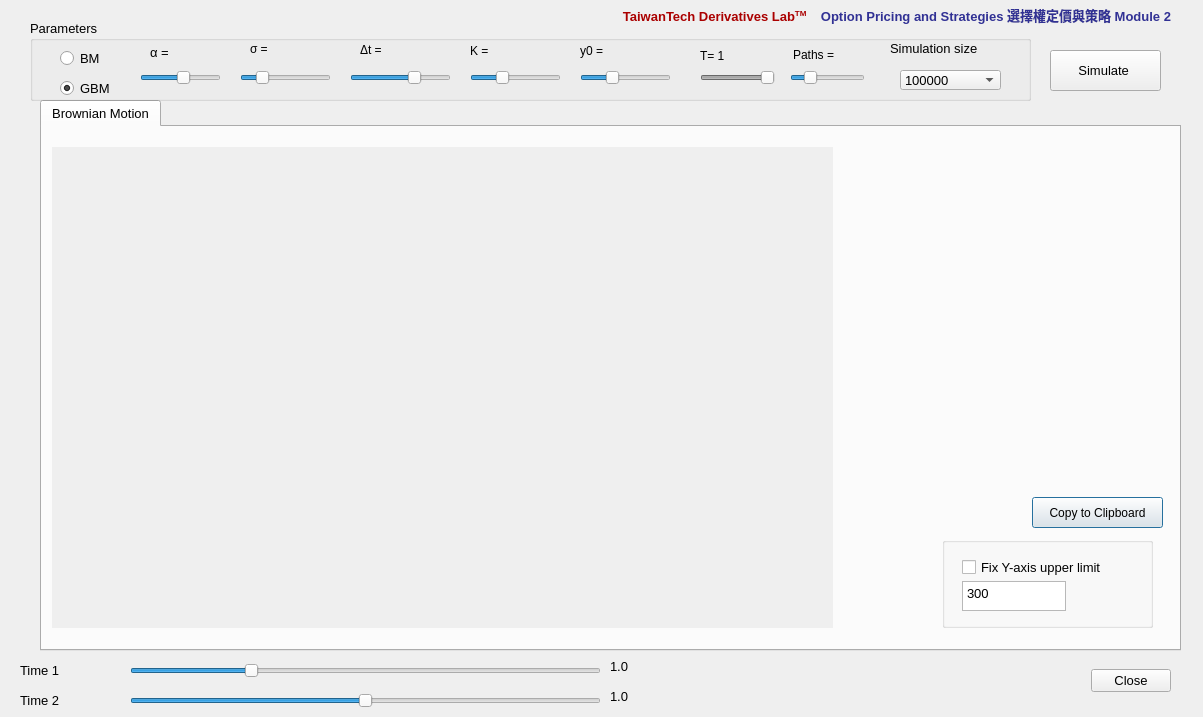
<?xml version="1.0" encoding="UTF-8"?>
<ui version="4.0">
 <class>Derivatives</class>
 <widget class="QDialog" name="Derivatives">
  <property name="geometry">
   <rect>
    <x>0</x>
    <y>0</y>
    <width>1203</width>
    <height>717</height>
   </rect>
  </property>
  <property name="sizePolicy">
   <sizepolicy hsizetype="Preferred" vsizetype="Expanding">
    <horstretch>0</horstretch>
    <verstretch>10</verstretch>
   </sizepolicy>
  </property>
  <property name="windowTitle">
   <string>Derivatives Lab</string>
  </property>
  <widget class="QTabWidget" name="tabWidget">
   <property name="geometry">
    <rect>
     <x>40</x>
     <y>100</y>
     <width>1141</width>
     <height>551</height>
    </rect>
   </property>
   <property name="font">
    <font>
     <family>Tahoma</family>
     <pointsize>10</pointsize>
    </font>
   </property>
   <property name="toolTip">
    <string>&lt;html&gt;&lt;head/&gt;&lt;body&gt;&lt;p&gt;&lt;br/&gt;&lt;/p&gt;&lt;/body&gt;&lt;/html&gt;</string>
   </property>
   <property name="autoFillBackground">
    <bool>false</bool>
   </property>
   <property name="currentIndex">
    <number>0</number>
   </property>
   <widget class="QWidget" name="tab_3">
    <attribute name="title">
     <string>Brownian Motion</string>
    </attribute>
    <widget class="MPL_WIDGET" name="oMplCanvas" native="true">
     <property name="enabled">
      <bool>true</bool>
     </property>
     <property name="geometry">
      <rect>
       <x>10</x>
       <y>20</y>
       <width>781</width>
       <height>481</height>
      </rect>
     </property>
     <property name="mouseTracking">
      <bool>true</bool>
     </property>
     <property name="tabletTracking">
      <bool>true</bool>
     </property>
     <property name="autoFillBackground">
      <bool>true</bool>
     </property>
    </widget>
    <widget class="QTableWidget" name="tableWidget">
     <property name="geometry">
      <rect>
       <x>880</x>
       <y>360</y>
       <width>0</width>
       <height>321</height>
      </rect>
     </property>
     <property name="autoFillBackground">
      <bool>false</bool>
     </property>
     <property name="showGrid">
      <bool>false</bool>
     </property>
     <property name="cornerButtonEnabled">
      <bool>false</bool>
     </property>
    </widget>
    <widget class="MPL_WIDGET" name="oMplCanvas2" native="true">
     <property name="enabled">
      <bool>true</bool>
     </property>
     <property name="geometry">
      <rect>
       <x>830</x>
       <y>-10</y>
       <width>261</width>
       <height>391</height>
      </rect>
     </property>
     <property name="mouseTracking">
      <bool>true</bool>
     </property>
     <property name="tabletTracking">
      <bool>true</bool>
     </property>
     <property name="autoFillBackground">
      <bool>false</bool>
     </property>
    </widget>
    <widget class="QLCDNumber" name="lcdNum_prob">
     <property name="geometry">
      <rect>
       <x>1070</x>
       <y>750</y>
       <width>40</width>
       <height>23</height>
      </rect>
     </property>
     <property name="autoFillBackground">
      <bool>true</bool>
     </property>
    </widget>
    <widget class="QPushButton" name="btn_Copy2Clipboard">
     <property name="geometry">
      <rect>
       <x>990</x>
       <y>370</y>
       <width>131</width>
       <height>31</height>
      </rect>
     </property>
     <property name="font">
      <font>
       <pointsize>9</pointsize>
      </font>
     </property>
     <property name="text">
      <string>Copy to Clipboard</string>
     </property>
    </widget>
    <widget class="QGroupBox" name="groupBox">
     <property name="geometry">
      <rect>
       <x>900</x>
       <y>410</y>
       <width>211</width>
       <height>91</height>
      </rect>
     </property>
     <property name="title">
      <string/>
     </property>
     <widget class="QTextEdit" name="txt_yLim">
      <property name="geometry">
       <rect>
        <x>20</x>
        <y>44</y>
        <width>104</width>
        <height>30</height>
       </rect>
      </property>
      <property name="html">
       <string>&lt;!DOCTYPE HTML PUBLIC &quot;-//W3C//DTD HTML 4.0//EN&quot; &quot;http://www.w3.org/TR/REC-html40/strict.dtd&quot;&gt;
&lt;html&gt;&lt;head&gt;&lt;meta name=&quot;qrichtext&quot; content=&quot;1&quot; /&gt;&lt;style type=&quot;text/css&quot;&gt;
p, li { white-space: pre-wrap; }
&lt;/style&gt;&lt;/head&gt;&lt;body style=&quot; font-family:'Tahoma'; font-size:10pt; font-weight:400; font-style:normal;&quot;&gt;
&lt;p style=&quot; margin-top:0px; margin-bottom:0px; margin-left:0px; margin-right:0px; -qt-block-indent:0; text-indent:0px;&quot;&gt;300&lt;/p&gt;&lt;/body&gt;&lt;/html&gt;</string>
      </property>
     </widget>
     <widget class="QCheckBox" name="checkBox_yLim">
      <property name="geometry">
       <rect>
        <x>20</x>
        <y>10</y>
        <width>181</width>
        <height>41</height>
       </rect>
      </property>
      <property name="text">
       <string>Fix Y-axis upper limit</string>
      </property>
     </widget>
    </widget>
   </widget>
  </widget>
  <widget class="QLabel" name="label">
   <property name="geometry">
    <rect>
     <x>20</x>
     <y>-10</y>
     <width>1151</width>
     <height>51</height>
    </rect>
   </property>
   <property name="font">
    <font>
     <family>Microsoft JhengHei UI</family>
     <weight>75</weight>
     <bold>true</bold>
    </font>
   </property>
   <property name="text">
    <string>&lt;html&gt;&lt;head/&gt;&lt;body&gt;&lt;p align=&quot;right&quot;&gt;&lt;span style=&quot; font-size:10pt; color:#aa0000;&quot;&gt;TaiwanTech Derivatives Lab&lt;/span&gt;&lt;span style=&quot; font-size:10pt; color:#aa0000; vertical-align:super;&quot;&gt;TM&lt;/span&gt;&lt;span style=&quot; font-size:10pt; color:#313194;&quot;&gt;    Option Pricing and Strategies 選擇權定價與策略 Module 2&lt;/span&gt;&lt;/p&gt;&lt;/body&gt;&lt;/html&gt;</string>
   </property>
  </widget>
  <widget class="QDialogButtonBox" name="buttonBox">
   <property name="geometry">
    <rect>
     <x>1050</x>
     <y>660</y>
     <width>121</width>
     <height>41</height>
    </rect>
   </property>
   <property name="font">
    <font>
     <family>Tahoma</family>
     <pointsize>10</pointsize>
    </font>
   </property>
   <property name="orientation">
    <enum>Qt::Horizontal</enum>
   </property>
   <property name="standardButtons">
    <set>QDialogButtonBox::Close</set>
   </property>
  </widget>
  <widget class="QSlider" name="slider_t2">
   <property name="geometry">
    <rect>
     <x>130</x>
     <y>690</y>
     <width>471</width>
     <height>22</height>
    </rect>
   </property>
   <property name="maximum">
    <number>100</number>
   </property>
   <property name="singleStep">
    <number>5</number>
   </property>
   <property name="pageStep">
    <number>5</number>
   </property>
   <property name="value">
    <number>50</number>
   </property>
   <property name="orientation">
    <enum>Qt::Horizontal</enum>
   </property>
  </widget>
  <widget class="QSlider" name="slider_t1">
   <property name="geometry">
    <rect>
     <x>130</x>
     <y>660</y>
     <width>471</width>
     <height>22</height>
    </rect>
   </property>
   <property name="maximum">
    <number>100</number>
   </property>
   <property name="singleStep">
    <number>5</number>
   </property>
   <property name="pageStep">
    <number>5</number>
   </property>
   <property name="value">
    <number>25</number>
   </property>
   <property name="orientation">
    <enum>Qt::Horizontal</enum>
   </property>
   <property name="tickPosition">
    <enum>QSlider::NoTicks</enum>
   </property>
  </widget>
  <widget class="QLabel" name="label_9">
   <property name="geometry">
    <rect>
     <x>20</x>
     <y>660</y>
     <width>61</width>
     <height>21</height>
    </rect>
   </property>
   <property name="font">
    <font>
     <pointsize>10</pointsize>
    </font>
   </property>
   <property name="text">
    <string>Time 1</string>
   </property>
  </widget>
  <widget class="QLabel" name="label_11">
   <property name="geometry">
    <rect>
     <x>20</x>
     <y>690</y>
     <width>61</width>
     <height>21</height>
    </rect>
   </property>
   <property name="font">
    <font>
     <pointsize>10</pointsize>
    </font>
   </property>
   <property name="text">
    <string>Time 2</string>
   </property>
  </widget>
  <widget class="QLabel" name="label_t1">
   <property name="geometry">
    <rect>
     <x>610</x>
     <y>650</y>
     <width>114</width>
     <height>33</height>
    </rect>
   </property>
   <property name="font">
    <font>
     <pointsize>10</pointsize>
    </font>
   </property>
   <property name="text">
    <string>1.0</string>
   </property>
  </widget>
  <widget class="QLabel" name="label_t2">
   <property name="geometry">
    <rect>
     <x>610</x>
     <y>680</y>
     <width>114</width>
     <height>33</height>
    </rect>
   </property>
   <property name="font">
    <font>
     <pointsize>10</pointsize>
    </font>
   </property>
   <property name="text">
    <string>1.0</string>
   </property>
  </widget>
  <widget class="QGroupBox" name="groupBox_2">
   <property name="geometry">
    <rect>
     <x>30</x>
     <y>20</y>
     <width>1001</width>
     <height>81</height>
    </rect>
   </property>
   <property name="font">
    <font>
     <family>Tahoma</family>
     <pointsize>10</pointsize>
    </font>
   </property>
   <property name="title">
    <string>Parameters</string>
   </property>
   <widget class="QSlider" name="oSlider_mu">
    <property name="geometry">
     <rect>
      <x>110</x>
      <y>50</y>
      <width>81</width>
      <height>16</height>
     </rect>
    </property>
    <property name="minimum">
     <number>-50</number>
    </property>
    <property name="maximum">
     <number>50</number>
    </property>
    <property name="pageStep">
     <number>1</number>
    </property>
    <property name="value">
     <number>5</number>
    </property>
    <property name="orientation">
     <enum>Qt::Horizontal</enum>
    </property>
    <property name="tickInterval">
     <number>5</number>
    </property>
   </widget>
   <widget class="QLabel" name="label_mu">
    <property name="geometry">
     <rect>
      <x>120</x>
      <y>22</y>
      <width>81</width>
      <height>20</height>
     </rect>
    </property>
    <property name="text">
     <string>α = </string>
    </property>
   </widget>
   <widget class="QComboBox" name="comboBox_SimSize">
    <property name="geometry">
     <rect>
      <x>870</x>
      <y>50</y>
      <width>101</width>
      <height>20</height>
     </rect>
    </property>
    <item>
     <property name="text">
      <string>100000</string>
     </property>
    </item>
    <item>
     <property name="text">
      <string>200000</string>
     </property>
    </item>
   </widget>
   <widget class="QLabel" name="label_6">
    <property name="geometry">
     <rect>
      <x>860</x>
      <y>20</y>
      <width>121</width>
      <height>16</height>
     </rect>
    </property>
    <property name="text">
     <string>Simulation size</string>
    </property>
   </widget>
   <widget class="QSlider" name="oSlider_sigma">
    <property name="geometry">
     <rect>
      <x>210</x>
      <y>50</y>
      <width>91</width>
      <height>16</height>
     </rect>
    </property>
    <property name="minimum">
     <number>1</number>
    </property>
    <property name="maximum">
     <number>6</number>
    </property>
    <property name="pageStep">
     <number>1</number>
    </property>
    <property name="value">
     <number>2</number>
    </property>
    <property name="sliderPosition">
     <number>2</number>
    </property>
    <property name="orientation">
     <enum>Qt::Horizontal</enum>
    </property>
    <property name="tickInterval">
     <number>5</number>
    </property>
   </widget>
   <widget class="QLabel" name="label_sigma">
    <property name="geometry">
     <rect>
      <x>220</x>
      <y>13</y>
      <width>91</width>
      <height>31</height>
     </rect>
    </property>
    <property name="font">
     <font>
      <pointsize>9</pointsize>
     </font>
    </property>
    <property name="text">
     <string>σ =</string>
    </property>
   </widget>
   <widget class="QSlider" name="oSlider_PathsShown">
    <property name="geometry">
     <rect>
      <x>760</x>
      <y>50</y>
      <width>75</width>
      <height>16</height>
     </rect>
    </property>
    <property name="mouseTracking">
     <bool>true</bool>
    </property>
    <property name="toolTip">
     <string>No. of paths to be shown</string>
    </property>
    <property name="minimum">
     <number>10</number>
    </property>
    <property name="maximum">
     <number>100</number>
    </property>
    <property name="singleStep">
     <number>10</number>
    </property>
    <property name="pageStep">
     <number>10</number>
    </property>
    <property name="value">
     <number>30</number>
    </property>
    <property name="sliderPosition">
     <number>30</number>
    </property>
    <property name="tracking">
     <bool>false</bool>
    </property>
    <property name="orientation">
     <enum>Qt::Horizontal</enum>
    </property>
    <property name="tickPosition">
     <enum>QSlider::NoTicks</enum>
    </property>
    <property name="tickInterval">
     <number>10</number>
    </property>
   </widget>
   <widget class="QSlider" name="oSlider_TimeStep">
    <property name="enabled">
     <bool>false</bool>
    </property>
    <property name="geometry">
     <rect>
      <x>670</x>
      <y>50</y>
      <width>75</width>
      <height>16</height>
     </rect>
    </property>
    <property name="minimum">
     <number>5</number>
    </property>
    <property name="maximum">
     <number>25</number>
    </property>
    <property name="singleStep">
     <number>5</number>
    </property>
    <property name="value">
     <number>25</number>
    </property>
    <property name="sliderPosition">
     <number>25</number>
    </property>
    <property name="orientation">
     <enum>Qt::Horizontal</enum>
    </property>
    <property name="tickInterval">
     <number>5</number>
    </property>
   </widget>
   <widget class="QLabel" name="label_P">
    <property name="geometry">
     <rect>
      <x>763</x>
      <y>24</y>
      <width>81</width>
      <height>21</height>
     </rect>
    </property>
    <property name="font">
     <font>
      <family>Tahoma</family>
      <pointsize>9</pointsize>
     </font>
    </property>
    <property name="text">
     <string>Paths = </string>
    </property>
   </widget>
   <widget class="QLabel" name="label_T">
    <property name="geometry">
     <rect>
      <x>670</x>
      <y>26</y>
      <width>81</width>
      <height>20</height>
     </rect>
    </property>
    <property name="font">
     <font>
      <pointsize>9</pointsize>
     </font>
    </property>
    <property name="text">
     <string>T= 1</string>
    </property>
   </widget>
   <widget class="QSlider" name="slider_S0">
    <property name="geometry">
     <rect>
      <x>550</x>
      <y>50</y>
      <width>91</width>
      <height>16</height>
     </rect>
    </property>
    <property name="minimum">
     <number>50</number>
    </property>
    <property name="maximum">
     <number>200</number>
    </property>
    <property name="singleStep">
     <number>5</number>
    </property>
    <property name="value">
     <number>100</number>
    </property>
    <property name="sliderPosition">
     <number>100</number>
    </property>
    <property name="orientation">
     <enum>Qt::Horizontal</enum>
    </property>
    <property name="tickInterval">
     <number>5</number>
    </property>
   </widget>
   <widget class="QLabel" name="label_S0">
    <property name="geometry">
     <rect>
      <x>550</x>
      <y>10</y>
      <width>101</width>
      <height>41</height>
     </rect>
    </property>
    <property name="font">
     <font>
      <pointsize>9</pointsize>
     </font>
    </property>
    <property name="text">
     <string>y0 =</string>
    </property>
   </widget>
   <widget class="QSlider" name="slider_K">
    <property name="geometry">
     <rect>
      <x>440</x>
      <y>50</y>
      <width>91</width>
      <height>16</height>
     </rect>
    </property>
    <property name="minimum">
     <number>50</number>
    </property>
    <property name="maximum">
     <number>200</number>
    </property>
    <property name="singleStep">
     <number>1</number>
    </property>
    <property name="pageStep">
     <number>5</number>
    </property>
    <property name="value">
     <number>100</number>
    </property>
    <property name="sliderPosition">
     <number>100</number>
    </property>
    <property name="orientation">
     <enum>Qt::Horizontal</enum>
    </property>
    <property name="tickInterval">
     <number>5</number>
    </property>
   </widget>
   <widget class="QLabel" name="label_K">
    <property name="geometry">
     <rect>
      <x>440</x>
      <y>15</y>
      <width>101</width>
      <height>31</height>
     </rect>
    </property>
    <property name="font">
     <font>
      <pointsize>9</pointsize>
     </font>
    </property>
    <property name="text">
     <string>K = </string>
    </property>
   </widget>
   <widget class="QRadioButton" name="radioRW">
    <property name="geometry">
     <rect>
      <x>30</x>
      <y>20</y>
      <width>61</width>
      <height>37</height>
     </rect>
    </property>
    <property name="text">
     <string>BM</string>
    </property>
   </widget>
   <widget class="QRadioButton" name="radioGRW">
    <property name="geometry">
     <rect>
      <x>30</x>
      <y>50</y>
      <width>71</width>
      <height>37</height>
     </rect>
    </property>
    <property name="text">
     <string>GBM</string>
    </property>
    <property name="checked">
     <bool>true</bool>
    </property>
   </widget>
   <widget class="QSlider" name="oSlider_deltaT">
    <property name="geometry">
     <rect>
      <x>320</x>
      <y>50</y>
      <width>101</width>
      <height>16</height>
     </rect>
    </property>
    <property name="minimum">
     <number>0</number>
    </property>
    <property name="maximum">
     <number>3</number>
    </property>
    <property name="pageStep">
     <number>1</number>
    </property>
    <property name="value">
     <number>2</number>
    </property>
    <property name="sliderPosition">
     <number>2</number>
    </property>
    <property name="orientation">
     <enum>Qt::Horizontal</enum>
    </property>
    <property name="tickInterval">
     <number>5</number>
    </property>
   </widget>
   <widget class="QLabel" name="label_deltaT">
    <property name="geometry">
     <rect>
      <x>330</x>
      <y>10</y>
      <width>91</width>
      <height>40</height>
     </rect>
    </property>
    <property name="font">
     <font>
      <pointsize>9</pointsize>
     </font>
    </property>
    <property name="text">
     <string>Δt =</string>
    </property>
   </widget>
  </widget>
  <widget class="QPushButton" name="pushButton_ShowRandomWalk">
   <property name="geometry">
    <rect>
     <x>1050</x>
     <y>50</y>
     <width>111</width>
     <height>41</height>
    </rect>
   </property>
   <property name="font">
    <font>
     <family>Tahoma</family>
     <pointsize>10</pointsize>
    </font>
   </property>
   <property name="toolTip">
    <string>Simulate!</string>
   </property>
   <property name="text">
    <string>Simulate </string>
   </property>
  </widget>
 </widget>
 <customwidgets>
  <customwidget>
   <class>MPL_WIDGET</class>
   <extends>QWidget</extends>
   <header location="global">mplwidget</header>
   <container>1</container>
  </customwidget>
 </customwidgets>
 <resources/>
 <connections>
  <connection>
   <sender>buttonBox</sender>
   <signal>accepted()</signal>
   <receiver>Derivatives</receiver>
   <slot>accept()</slot>
   <hints>
    <hint type="sourcelabel">
     <x>390</x>
     <y>380</y>
    </hint>
    <hint type="destinationlabel">
     <x>157</x>
     <y>274</y>
    </hint>
   </hints>
  </connection>
  <connection>
   <sender>buttonBox</sender>
   <signal>rejected()</signal>
   <receiver>Derivatives</receiver>
   <slot>reject()</slot>
   <hints>
    <hint type="sourcelabel">
     <x>390</x>
     <y>380</y>
    </hint>
    <hint type="destinationlabel">
     <x>286</x>
     <y>274</y>
    </hint>
   </hints>
  </connection>
 </connections>
</ui>
